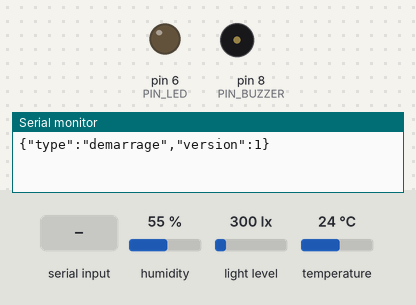
Bench run of a sketch on a simulated Arduino Uno, built with avr-gcc and run on an emulated ATmega328P. On the bench: output pins drawn as LEDs (lit = HIGH), buzzer (waves = sounding, pin HIGH), the last lines printed to the serial monitor. Dashed ring = blinking. The inputs (shaded band) are chosen by the test bench; at power-on: humidity 55 %, light level 300 lx, temperature 24 °C.

Above: at 1.5 s.
1.6 s: "ALERTE 1\n" received over Serial
At 1.7 s:
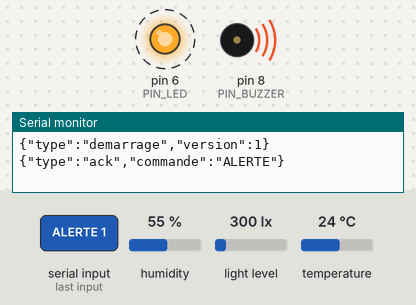
At 2.85 s:
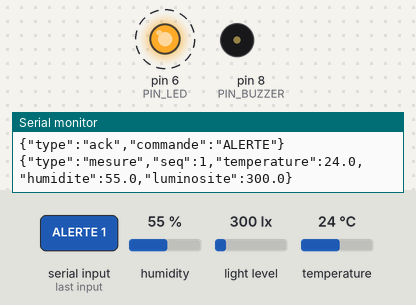
5.1 s: "ALERTE 0\n" received over Serial
At 5.9 s:
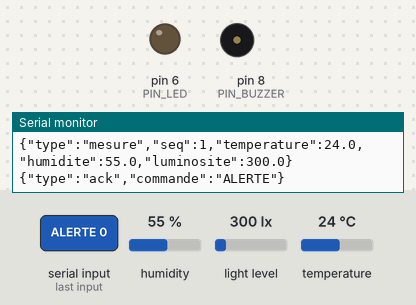
Timing chart, 0 to 8.1 s (numbered marks = the images above; inputs shaded):
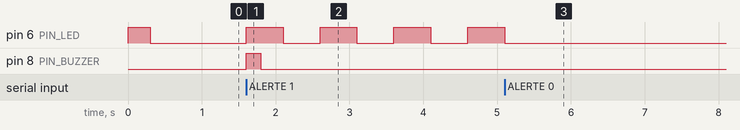

Measured:
- after the input at 1.6 s, pin 6 (PIN_LED): alternates HIGH for 0.50 s and LOW for 0.50 s, starting at once; pin 8 (PIN_BUZZER): LOW → HIGH at once, → LOW 0.20 s later
- after the input at 5.1 s, pin 6 (PIN_LED): goes on until 5.1 s, then stays LOW; pin 8 (PIN_BUZZER): stays LOW (without the input it goes to HIGH after 6.5 s)

The sketch:

capteurs_serre.ino
```cpp
/*
 * Boîtier capteur de serre — module « surveillance de serre connectée »
 *
 * Rôle : lire la température, l'humidité de l'air et la luminosité, envoyer
 * une ligne JSON par mesure sur le port série USB, et recevoir des commandes
 * texte de la passerelle (Raspberry Pi).
 *
 * Compatible Arduino Uno et Arduino Leonardo, avec ou sans Grove Base Shield.
 *
 * ===========================================================================
 *  CONFIGURATION : CHOISIR LES CAPTEURS UTILISÉS (2 lignes à adapter)
 * ===========================================================================
 */
#define TEMP_DHT22         1  // DHT22 / AM2302 (Grove Temp&Humi Pro, blanc) : température + humidité
#define TEMP_DHT11         2  // DHT11 (Grove Temp&Humi, bleu) : température + humidité
#define TEMP_DHT20         3  // DHT20 (Grove Temp&Humi V2.0, I2C) : température + humidité
#define TEMP_THERMISTANCE  4  // Grove Temperature Sensor (Starter Kit) : température seule

#define LUMIERE_BH1750     1  // BH1750 (I2C) : luminosité en lux
#define LUMIERE_ANALOGIQUE 2  // Grove Light Sensor (Starter Kit) : niveau relatif en %
#define LUMIERE_TSL2561    3  // Grove Digital Light Sensor (TSL2561, I2C) : luminosité en lux

#define CAPTEUR_TEMPERATURE TEMP_DHT22
#define CAPTEUR_LUMIERE     LUMIERE_TSL2561

/*
 * ---------------------------------------------------------------------------
 * PROTOCOLE SÉRIE — 115200 bauds, 8N1, une ligne terminée par '\n'
 * ---------------------------------------------------------------------------
 * Arduino -> Pi (toujours du JSON, un objet par ligne)
 *   {"type":"demarrage","version":1}
 *   {"type":"mesure","seq":12,"temperature":21.4,"humidite":55.2,"luminosite":340.0}
 *        -> un champ vaut null si le capteur est absent ou en erreur
 *        -> seq repart à 1 après chaque redémarrage de la carte
 *   {"type":"pong","version":1,"intervalle":300,"alerte":0}
 *   {"type":"ack","commande":"INTERVALLE"}
 *   {"type":"erreur","message":"commande inconnue"}
 *
 * Pi -> Arduino (texte simple, une commande par ligne)
 *   PING                  -> répond pong (test de vie + état)
 *   MESURE                -> mesure immédiate (pratique pour les tests)
 *   INTERVALLE <secondes> -> change la période de mesure (5 à 3600 s)
 *   ALERTE <0|1>          -> éteint / allume le signal local (LED + buzzer)
 * ---------------------------------------------------------------------------
 *
 * Bibliothèques (Gestionnaire de bibliothèques de l'IDE), seulement si utilisées :
 *   - DHT22 ou DHT11 : « DHT sensor library » (Adafruit) + « Adafruit Unified Sensor »
 *   - DHT20          : « DHT20 » (Rob Tillaart)
 *   - BH1750         : « BH1750 » (Christopher Laws)
 *   - TSL2561        : « Adafruit TSL2561 » + « Adafruit Unified Sensor »
 *   - Thermistance et capteur de lumière analogique : aucune
 */

#include <Wire.h>

#if CAPTEUR_TEMPERATURE == TEMP_DHT22 || CAPTEUR_TEMPERATURE == TEMP_DHT11
#include <DHT.h>
#elif CAPTEUR_TEMPERATURE == TEMP_DHT20
#include <DHT20.h>
#endif

#if CAPTEUR_LUMIERE == LUMIERE_BH1750
#include <BH1750.h>
#elif CAPTEUR_LUMIERE == LUMIERE_TSL2561
#include <Adafruit_TSL2561_U.h>
#endif

// --- Broches ------------------------------------------------------------------
// Choisies pour correspondre aux prises de la Grove Base Shield. On évite
// D2/D3 : ce sont les broches I2C du Leonardo. Un module Grove n'utilise que
// le fil jaune de sa prise : prise D4 -> broche 4, prise A0 -> broche A0...
const uint8_t PIN_DHT = 4;            // prise D4 (DHT22 / DHT11)
const uint8_t PIN_THERMISTANCE = A0;  // prise A0 (Grove Temperature Sensor)
const uint8_t PIN_LUMIERE = A2;       // prise A2 (Grove Light Sensor)
const uint8_t PIN_LED = 6;            // prise D6 (Grove LED)
const uint8_t PIN_BUZZER = 8;         // prise D8 (Grove Buzzer)
// I2C (DHT20, BH1750, TSL2561) : n'importe quelle prise « I2C » de la Base Shield.

// true  = buzzer ACTIF  (sonne dès qu'on lui met 5 V ; c'est le cas du Grove Buzzer)
// false = buzzer PASSIF (il faut lui envoyer une fréquence avec tone())
const bool BUZZER_ACTIF = true;
const unsigned int FREQUENCE_BUZZER_HZ = 2000;  // utilisé seulement si passif

// Constante B de la thermistance Grove : 4275 pour la v1.2, 3975 pour la v1.0/v1.1
// (la version est imprimée sur le module).
const float THERMISTANCE_B = 4275.0;

// --- Paramètres ---------------------------------------------------------------
const uint8_t VERSION_PROTOCOLE = 1;
const unsigned long INTERVALLE_DEFAUT_S = 300;  // EF-C-03 : 5 minutes par défaut
const unsigned long INTERVALLE_MIN_S = 5;       // les DHT exigent au moins 2 s
const unsigned long INTERVALLE_MAX_S = 3600;
const unsigned long DELAI_PREMIERE_MESURE_MS = 2500;  // préchauffage des capteurs

// Signal d'alerte local : LED qui clignote, bip court toutes les 10 s
// (un buzzer continu serait insupportable pour les salariés en serre).
const unsigned long DEMI_PERIODE_LED_MS = 500;
const unsigned long PERIODE_BIP_MS = 10000;
const unsigned long DUREE_BIP_MS = 200;

// --- Objets des capteurs ----------------------------------------------------------
#if CAPTEUR_TEMPERATURE == TEMP_DHT22
DHT dht(PIN_DHT, DHT22);
#elif CAPTEUR_TEMPERATURE == TEMP_DHT11
DHT dht(PIN_DHT, DHT11);
#elif CAPTEUR_TEMPERATURE == TEMP_DHT20
DHT20 dht20(&Wire);
#endif

#if CAPTEUR_LUMIERE == LUMIERE_BH1750
BH1750 luxmetre;  // adresse 0x23 par défaut (broche ADDR à GND ou en l'air)
bool bh1750Pret = false;
#elif CAPTEUR_LUMIERE == LUMIERE_TSL2561
// L'adresse I2C dépend du module (0x29 sur le Grove Digital Light Sensor) :
// on la détecte au démarrage, puis on crée l'objet une seule fois.
Adafruit_TSL2561_Unified *tsl2561 = nullptr;
uint8_t adresseTsl2561 = 0;
bool tsl2561Pret = false;
#endif

// --- État ---------------------------------------------------------------------------
unsigned long intervalleMs = INTERVALLE_DEFAUT_S * 1000UL;
unsigned long delaiProchaineMesureMs = DELAI_PREMIERE_MESURE_MS;
unsigned long derniereMesureMs = 0;
unsigned long numeroSequence = 0;

bool alerteActive = false;
unsigned long debutAlerteMs = 0;
bool buzzerEnMarche = false;

// Réception des commandes
char ligneRecue[32];
uint8_t longueurLigne = 0;
bool ligneTropLongue = false;

// -----------------------------------------------------------------------------
void setup() {
  pinMode(PIN_LED, OUTPUT);
  pinMode(PIN_BUZZER, OUTPUT);
  digitalWrite(PIN_LED, LOW);
  digitalWrite(PIN_BUZZER, LOW);

  Serial.begin(115200);
  Wire.begin();
  initialiserCapteurs();

  // Petit test visuel au démarrage : la LED s'allume 300 ms.
  digitalWrite(PIN_LED, HIGH);
  delay(300);
  digitalWrite(PIN_LED, LOW);

  derniereMesureMs = millis();
  Serial.print(F("{\"type\":\"demarrage\",\"version\":"));
  Serial.print(VERSION_PROTOCOLE);
  Serial.println(F("}"));
}

void loop() {
  lireCommandes();

  // millis() plutôt que delay() : la boucle n'est jamais bloquée, donc
  // l'Arduino reste à l'écoute des commandes et fait clignoter la LED
  // pendant qu'il attend la prochaine mesure.
  // La soustraction reste correcte après le débordement de millis() (49 jours).
  if (millis() - derniereMesureMs >= delaiProchaineMesureMs) {
    derniereMesureMs = millis();
    delaiProchaineMesureMs = intervalleMs;
    envoyerMesure();
  }

  gererSignalAlerte();
}

// --- Capteurs -------------------------------------------------------------------
void initialiserCapteurs() {
#if CAPTEUR_TEMPERATURE == TEMP_DHT22 || CAPTEUR_TEMPERATURE == TEMP_DHT11
  dht.begin();
#elif CAPTEUR_TEMPERATURE == TEMP_DHT20
  dht20.begin();
#endif
#if CAPTEUR_LUMIERE == LUMIERE_BH1750
  bh1750Pret = luxmetre.begin(BH1750::CONTINUOUS_HIGH_RES_MODE);
#elif CAPTEUR_LUMIERE == LUMIERE_TSL2561
  tsl2561Pret = demarrerTsl2561();
#endif
}

// Vrai si un périphérique répond à cette adresse sur le bus I2C.
bool presentSurI2c(uint8_t adresse) {
  Wire.beginTransmission(adresse);
  return Wire.endTransmission() == 0;
}

#if CAPTEUR_LUMIERE == LUMIERE_TSL2561
bool demarrerTsl2561() {
  if (tsl2561 == nullptr) {
    const uint8_t adresses[] = {TSL2561_ADDR_LOW, TSL2561_ADDR_FLOAT, TSL2561_ADDR_HIGH};
    for (uint8_t i = 0; i < 3 && tsl2561 == nullptr; i++) {
      if (presentSurI2c(adresses[i])) {
        adresseTsl2561 = adresses[i];
        tsl2561 = new Adafruit_TSL2561_Unified(adresseTsl2561);
      }
    }
  }
  if (tsl2561 == nullptr || !presentSurI2c(adresseTsl2561) || !tsl2561->begin()) {
    return false;
  }
  tsl2561->enableAutoRange(true);  // gain choisi automatiquement (ombre ou plein soleil)
  tsl2561->setIntegrationTime(TSL2561_INTEGRATIONTIME_101MS);
  return true;
}
#endif

// Chaque fonction renvoie NAN si la grandeur n'est pas mesurée ou si le
// capteur est en erreur : on n'envoie jamais une fausse valeur (par exemple 0)
// qui pourrait déclencher une alerte à tort.
void lireTemperatureHumidite(float &temperature, float &humidite) {
  temperature = NAN;
  humidite = NAN;
#if CAPTEUR_TEMPERATURE == TEMP_DHT22 || CAPTEUR_TEMPERATURE == TEMP_DHT11
  temperature = dht.readTemperature();
  humidite = dht.readHumidity();
#elif CAPTEUR_TEMPERATURE == TEMP_DHT20
  if (dht20.read() == DHT20_OK) {
    temperature = dht20.getTemperature();
    humidite = dht20.getHumidity();
  }
#elif CAPTEUR_TEMPERATURE == TEMP_THERMISTANCE
  temperature = lireThermistance();
  // Pas de capteur d'humidité : humidite reste NAN, envoyée en null.
#endif
}

#if CAPTEUR_TEMPERATURE == TEMP_THERMISTANCE
// Grove Temperature Sensor : thermistance NTC 100 kΩ dans un pont diviseur.
// Formule de Steinhart-Hart simplifiée (paramètre B), donnée par Seeed.
float lireThermistance() {
  long somme = 0;
  for (uint8_t i = 0; i < 8; i++) {  // moyenne de 8 lectures : moins de bruit
    somme += analogRead(PIN_THERMISTANCE);
    delay(2);
  }
  float valeur = somme / 8.0;
  // Valeur collée à 0 ou à 1023 : module débranché ou en court-circuit.
  if (valeur < 10 || valeur > 1013) {
    return NAN;
  }
  float rapport = 1023.0 / valeur - 1.0;  // R_thermistance / R0
  return 1.0 / (log(rapport) / THERMISTANCE_B + 1.0 / 298.15) - 273.15;
}
#endif

float lireLuminosite() {
#if CAPTEUR_LUMIERE == LUMIERE_BH1750
  // Si le BH1750 a été débranché ou n'a pas démarré, on retente à chaque mesure.
  if (!bh1750Pret) {
    bh1750Pret = luxmetre.begin(BH1750::CONTINUOUS_HIGH_RES_MODE);
  }
  if (!bh1750Pret) {
    return NAN;
  }
  float lux = luxmetre.readLightLevel();  // valeur négative si erreur I2C
  if (lux < 0) {
    bh1750Pret = false;
    return NAN;
  }
  return lux;
#elif CAPTEUR_LUMIERE == LUMIERE_ANALOGIQUE
  // Photorésistance : niveau relatif de 0 % (noir) à 100 % (pleine lumière).
  // Ce n'est PAS une mesure en lux (réponse non linéaire, non étalonnée).
  long somme = 0;
  for (uint8_t i = 0; i < 8; i++) {
    somme += analogRead(PIN_LUMIERE);
    delay(2);
  }
  return (somme / 8.0) * 100.0 / 1023.0;
#elif CAPTEUR_LUMIERE == LUMIERE_TSL2561
  // Si le capteur a été débranché, on retente à chaque mesure.
  if (!tsl2561Pret || !presentSurI2c(adresseTsl2561)) {
    tsl2561Pret = demarrerTsl2561();
  }
  if (!tsl2561Pret) {
    return NAN;
  }
  sensors_event_t evenement;
  if (!tsl2561->getEvent(&evenement)) {
    return NAN;  // capteur saturé (lumière trop forte pour le calcul)
  }
  return evenement.light;
#else
  return NAN;
#endif
}

void envoyerMesure() {
  float temperature;
  float humidite;
  lireTemperatureHumidite(temperature, humidite);
  float luminosite = lireLuminosite();

  numeroSequence++;
  Serial.print(F("{\"type\":\"mesure\",\"seq\":"));
  Serial.print(numeroSequence);
  Serial.print(F(",\"temperature\":"));
  imprimerValeur(temperature, 1);
  Serial.print(F(",\"humidite\":"));
  imprimerValeur(humidite, 1);
  Serial.print(F(",\"luminosite\":"));
  imprimerValeur(luminosite, 1);
  Serial.println(F("}"));
}

// NAN -> null en JSON.
void imprimerValeur(float valeur, uint8_t decimales) {
  if (isnan(valeur)) {
    Serial.print(F("null"));
  } else {
    Serial.print(valeur, decimales);
  }
}

// --- Commandes reçues du Pi -----------------------------------------------------
void lireCommandes() {
  while (Serial.available() > 0) {
    char c = (char)Serial.read();
    if (c == '\r') {
      continue;
    }
    if (c == '\n') {
      if (ligneTropLongue) {
        envoyerErreur(F("commande trop longue"));
      } else if (longueurLigne > 0) {
        ligneRecue[longueurLigne] = '\0';
        traiterCommande(ligneRecue);
      }
      longueurLigne = 0;
      ligneTropLongue = false;
      continue;
    }
    if (longueurLigne < sizeof(ligneRecue) - 1) {
      ligneRecue[longueurLigne++] = c;
    } else {
      ligneTropLongue = true;  // on ignore la suite jusqu'au '\n'
    }
  }
}

void traiterCommande(const char *commande) {
  if (strcmp(commande, "PING") == 0) {
    Serial.print(F("{\"type\":\"pong\",\"version\":"));
    Serial.print(VERSION_PROTOCOLE);
    Serial.print(F(",\"intervalle\":"));
    Serial.print(intervalleMs / 1000UL);
    Serial.print(F(",\"alerte\":"));
    Serial.print(alerteActive ? 1 : 0);
    Serial.println(F("}"));
  } else if (strcmp(commande, "MESURE") == 0) {
    derniereMesureMs = millis();
    delaiProchaineMesureMs = intervalleMs;
    envoyerMesure();
  } else if (strncmp(commande, "INTERVALLE ", 11) == 0) {
    long secondes = atol(commande + 11);
    if (secondes < (long)INTERVALLE_MIN_S || secondes > (long)INTERVALLE_MAX_S) {
      envoyerErreur(F("intervalle hors plage (5-3600)"));
      return;
    }
    intervalleMs = (unsigned long)secondes * 1000UL;
    delaiProchaineMesureMs = intervalleMs;
    envoyerAck(F("INTERVALLE"));
  } else if (strcmp(commande, "ALERTE 1") == 0) {
    if (!alerteActive) {
      alerteActive = true;
      debutAlerteMs = millis();
    }
    envoyerAck(F("ALERTE"));
  } else if (strcmp(commande, "ALERTE 0") == 0) {
    alerteActive = false;
    envoyerAck(F("ALERTE"));
  } else {
    envoyerErreur(F("commande inconnue"));
  }
}

void envoyerAck(const __FlashStringHelper *commande) {
  Serial.print(F("{\"type\":\"ack\",\"commande\":\""));
  Serial.print(commande);
  Serial.println(F("\"}"));
}

void envoyerErreur(const __FlashStringHelper *message) {
  Serial.print(F("{\"type\":\"erreur\",\"message\":\""));
  Serial.print(message);
  Serial.println(F("\"}"));
}

// --- Signal local (LED + buzzer) ---------------------------------------------------
void gererSignalAlerte() {
  if (!alerteActive) {
    digitalWrite(PIN_LED, LOW);
    commanderBuzzer(false);
    return;
  }
  unsigned long ecoule = millis() - debutAlerteMs;
  bool ledAllumee = ((ecoule / DEMI_PERIODE_LED_MS) % 2) == 0;
  digitalWrite(PIN_LED, ledAllumee ? HIGH : LOW);
  commanderBuzzer((ecoule % PERIODE_BIP_MS) < DUREE_BIP_MS);
}

void commanderBuzzer(bool enMarche) {
  if (enMarche == buzzerEnMarche) {
    return;  // pas de changement : on évite de rappeler tone() en boucle
  }
  buzzerEnMarche = enMarche;
  if (BUZZER_ACTIF) {
    digitalWrite(PIN_BUZZER, enMarche ? HIGH : LOW);
  } else if (enMarche) {
    tone(PIN_BUZZER, FREQUENCE_BUZZER_HZ);
  } else {
    noTone(PIN_BUZZER);
  }
}
```
